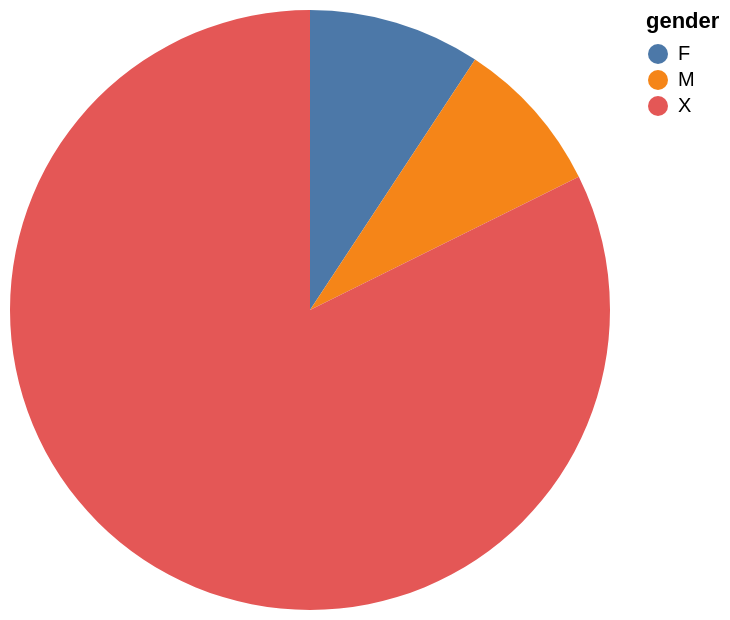

Here is the Vega-Lite specification saved for this chart:
### Vega-Lite specification from a JSON file in a GitHub repository (floating-point values rounded to 4 significant figures)
{"data": {"values": [{"x_data": "F", "y_data": 128}, {"x_data": "M", "y_data": 116}, {"x_data": "X", "y_data": 1136}]}, "mark": "arc", "encoding": {"theta": {"field": "y_data", "type": "quantitative", "title": "sum(student_capacity)"}, "color": {"field": "x_data", "type": "nominal", "title": "gender"}}}
